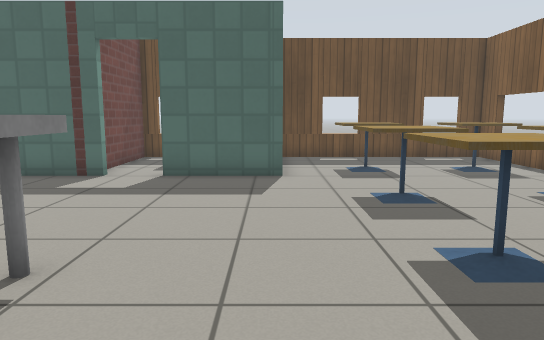
View 1 (above)

18 first-person views from a walk through a Gazebo world. The camera is 0.9 m above the floor, tilts 8° down and sees 70° across. The floor is counted in squares, 0.5 m on a side. Each view is taken from the middle of a square. On the plan, view 1 faces up. The plan holds only what a view shows up to about 18 squares ahead; the rest is blank. Simple patterns stand in for the simulator's built-in surfaces.

View 2
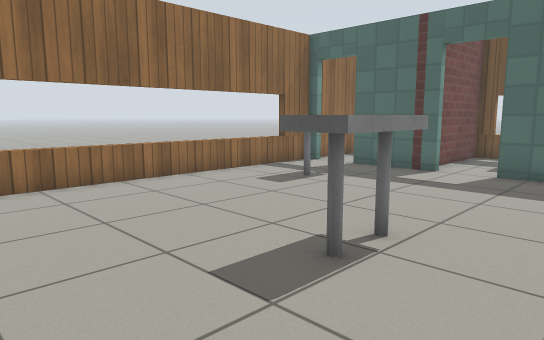

View 3
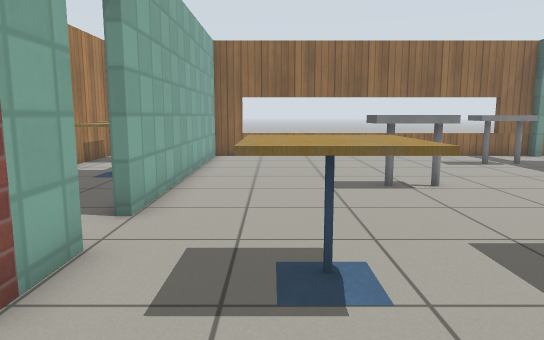

View 4
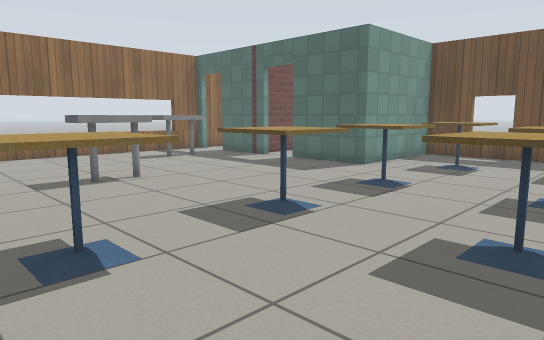

View 5
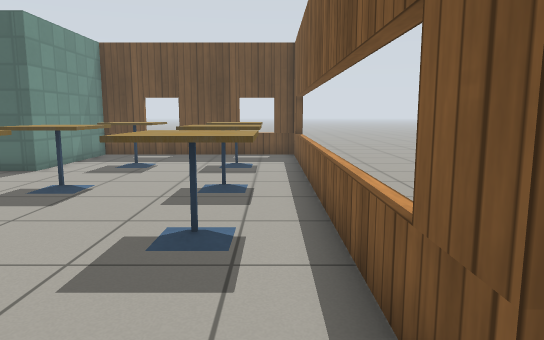

View 6
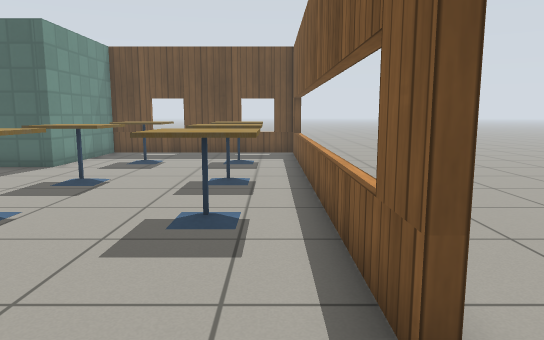

View 7
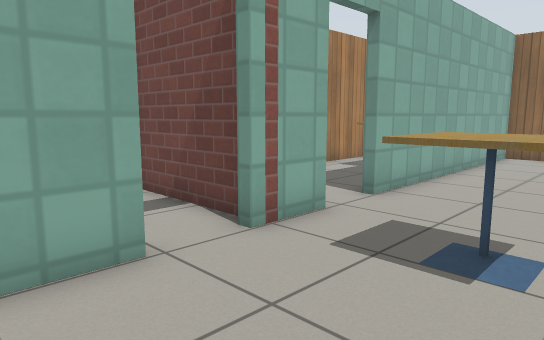

View 8
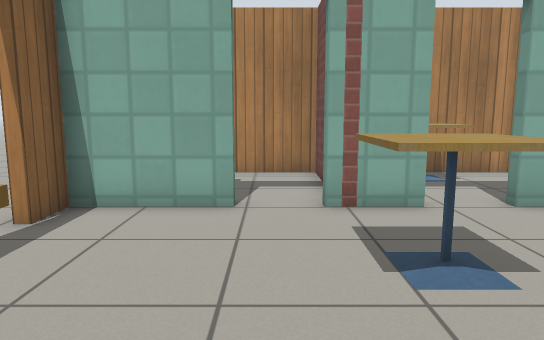

View 9
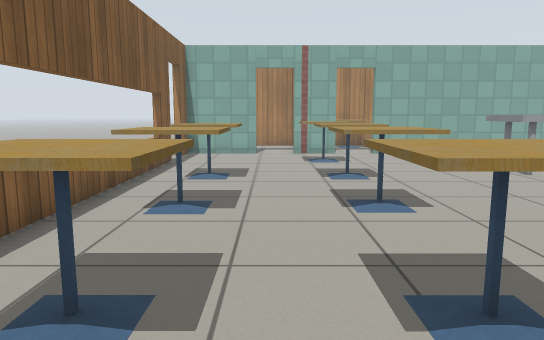

View 10
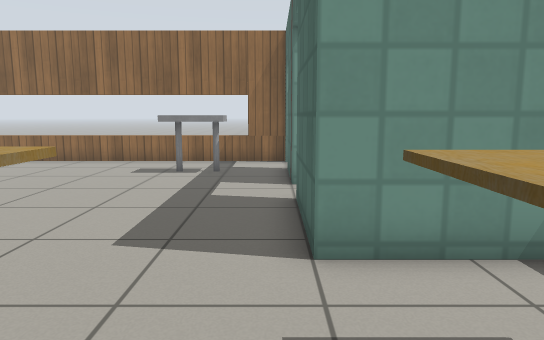

View 11
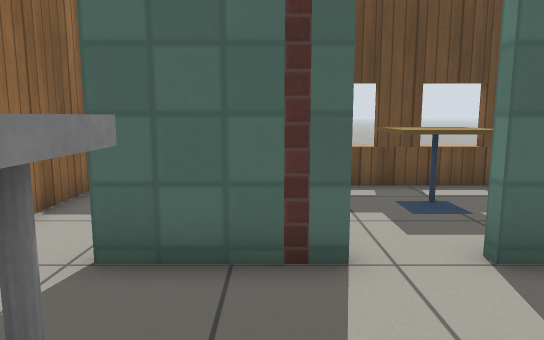

View 12
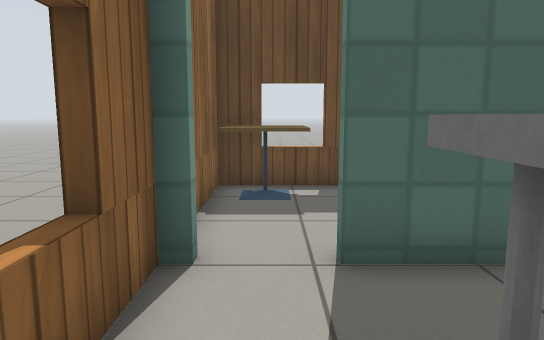

View 13
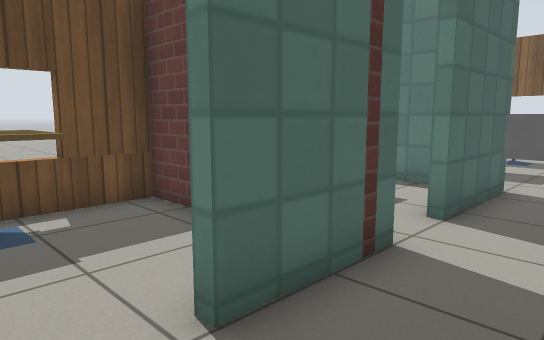

View 14
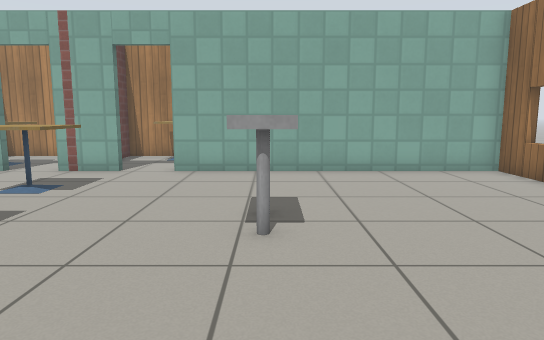

View 15
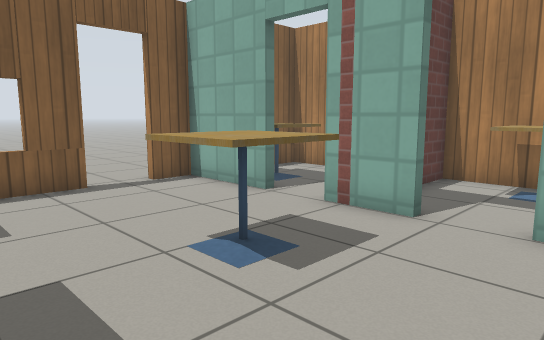

View 16
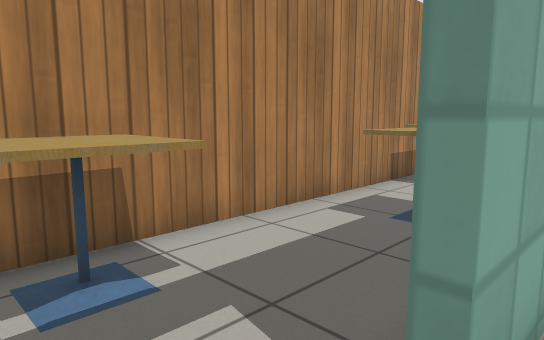

View 17
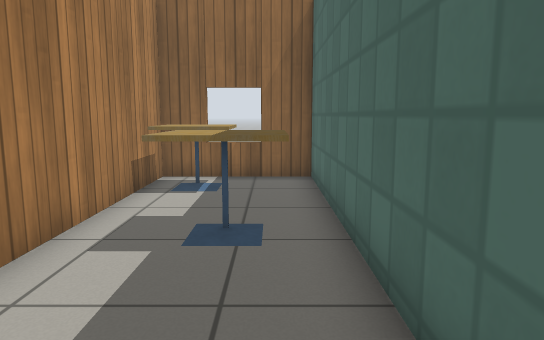

View 18
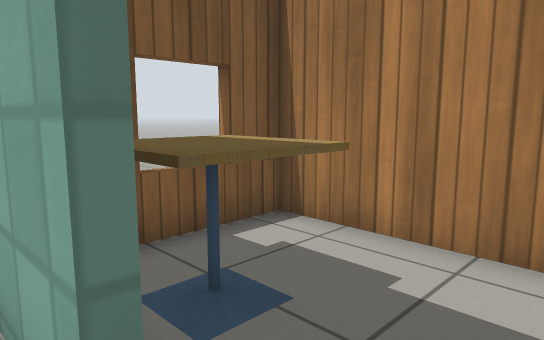

### Floor plan
Ten units are one square. View 1 is at (0, 0); x grows to the right and y downward. Boxes are objects, and circles mark ways between rooms. Rooms are numbered by the first view taken in them; rooms with no view inside come last. Other rooms are left out.
<svg viewBox="-110 -174 205 254">
<path fill="none" stroke="#000" d="M-50 -115 -82 -115M19 25 40 25M57 25 90 25 90 13M90 -5 90 -169 3 -169 3 -115 -34 -115M-99 -115 -104 -115 -104 25 2 25M-5 28 -104 28 -104 72 6 72M16 72 33 72 33 59M-4 -169 -55 -169 -55 -129M0 -131 0 -141M-104 -142 -104 -121M-59 -154 -59 -169 -104 -169M36 31 36 72 90 72 90 44"/>
<rect x="-85" y="-95" width="20" height="20" fill="#bbb"><title>person</title></rect>
<rect x="-35" y="-45" width="10" height="20" fill="#bbb"><title>person</title></rect>
<rect x="15" y="-15" width="30" height="20" fill="#bbb"><title>cafe table</title></rect>
<rect x="15" y="-55" width="20" height="20" fill="#bbb"><title>cafe table</title></rect>
<rect x="15" y="-95" width="30" height="20" fill="#bbb"><title>cafe table</title></rect>
<rect x="15" y="-145" width="30" height="30" fill="#bbb"><title>cafe table</title></rect>
<rect x="55" y="-55" width="30" height="20" fill="#bbb"><title>cafe table</title></rect>
<rect x="55" y="-95" width="20" height="20" fill="#bbb"><title>cafe table</title></rect>
<rect x="55" y="-145" width="20" height="30" fill="#bbb"><title>cafe table</title></rect>
<rect x="-95" y="45" width="20" height="20" fill="#bbb"><title>cafe table</title></rect>
<rect x="-55" y="35" width="20" height="20" fill="#bbb"><title>cafe table</title></rect>
<rect x="-5" y="45" width="20" height="30" fill="#bbb"><title>cafe table</title></rect>
<rect x="-45" y="-155" width="30" height="20" fill="#bbb"><title>cafe table</title></rect>
<rect x="-105" y="-165" width="30" height="20" fill="#bbb"><title>cafe table</title></rect>
<rect x="55" y="35" width="30" height="20" fill="#bbb"><title>cafe table</title></rect>
<circle cx="15" cy="30" r="3" fill="#2a7"/>
<circle cx="-45" cy="-120" r="3" fill="#2a7"/>
<circle cx="-95" cy="-120" r="3" fill="#2a7"/>
<circle cx="45" cy="30" r="3" fill="#2a7"/>
<text x="0" y="-60">1</text>
<text x="-40" y="50">2</text>
<text x="-30" y="-150">3</text>
<text x="-90" y="-150">4</text>
<text x="60" y="50">5</text>
</svg>
Room 1 opens to room 2. Room 1 opens to room 3. Room 1 opens to room 4. Room 1 opens to room 5.

Where each view was taken, in squares from view 1:
view 1: 0 up, 0 right, facing up
view 2: 1 down, 0 right, facing up-left
view 3: 0 up, 7 right, facing left
view 4: 1 down, 8 right, facing up-left
view 5: 1 down, 8 right, facing up
view 6: 2 down, 8 right, facing up
view 7: 2 up, 8 right, facing down-left
view 8: 5 up, 5 right, facing down
view 9: 16 up, 5 right, facing down
view 10: 11 up, 5 right, facing left
view 11: 7 up, 6 left, facing up
view 12: 7 up, 9 left, facing up
view 13: 9 up, 10 left, facing up-right
view 14: 10 up, 3 left, facing down
view 15: 4 up, 1 left, facing down-right
view 16: 2 down, 2 right, facing down-left
view 17: 4 down, 1 right, facing left
view 18: 2 down, 4 right, facing down-right
